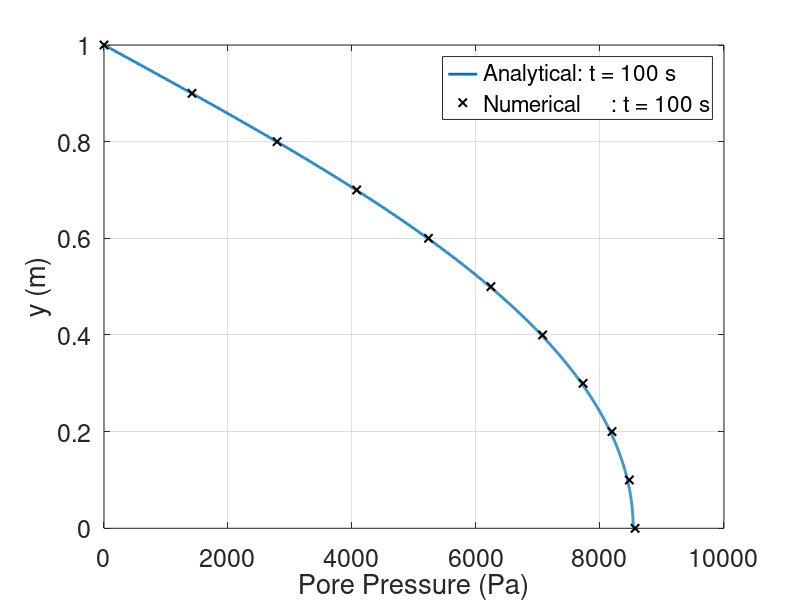

This figure's MATLAB source:
%% ****************** TERZAGHI 1D CONSOLIDATION PROBLEM *******************

% Author: Danilo Cavalcanti
% July 2023

% References:
% Nguyen, Vinh Phu, Haojie Lian, Timon Rabczuk, and Stéphane Bordas.
% "Modelling Hydraulic Fractures in Porous Media Using Flow Cohesive
% Interface Elements.” Engineering Geology, Special Issue: Characterisation
% of Fractures in Rock: from Theory to Practice (ROCKFRAC), 
% 225 (July 20, 2017): 68–82. https://doi.org/10.1016/j.enggeo.2017.04.010.
%
% Segura, J. M., and I. Carol. 
% “Coupled HM Analysis Using Zero-Thickness Interface Elements with 
% Double Nodes—Part II: Verification and Application.” International 
% Journal for Numerical and Analytical Methods in Geomechanics 32, 
% no. 18 (2008): 2103–23. https://doi.org/10.1002/nag.730.
%% ========================================================================

clear, clc,% close all

%% = Solution from Kratos Poromechanics ===================================

% Pore-pressure profile for t = 43s
p43 = [0; 2158.9905; 4165.3042; 5897.2466; 7285.0317; 8315.9697; 9024.5928;
        9473.5127; 9732.501; 9861.5225; 9899.9883];

% Pore-pressure profile for t = 100s
p100 = [0; 1419.2424; 2792.1113; 4075.8826; 5234.4844; 6240.3516; 
        7074.8774; 7727.5127; 8193.8379; 8473.1396; 8566.0986 ];

% Pore-pressure profile for t = 262s
p262 = [0; 729.05255; 1440.1156; 2115.6511; 2739.01; 3294.8467; 3769.4941; 
        4151.2988; 4430.8975; 4601.4414; 4658.7573];

p3025 = [0
622.80933
1230.2755
1807.4351
2340.0732
2815.0754
3220.7495
3547.113
3786.1375
3931.9441
3980.948
];

% Pore-pressure profile for t = 500s
p500 = [0; 291.41986; 575.66394; 845.73334; 1094.9779; 1317.2605; 
        1507.1077; 1659.8448; 1771.7112; 1839.9521; 1862.8873 ];

%% = Physical parameters ==================================================

% Solid parameters
E     = 1.0e6;              % Young's modulus (in Pa)
nu    = 0.3;                % Poisson's ratio (-)
n     = 0.3;                % Porosity (-)
k     = 1.15741e-12;        % Intrinsic permeability (in m^2)
Ks    = 1.0e25;             % Solid bulk modulus (in Pa)

% Fluid parameters
muf   = 1e-3;               % Fluid dynamic viscosity (Pa*s)

% Porous medium parameters
alpha = 1.0;                % Biot's coefficient
Sm    = 0.0;                % Storage coefficient
K     = E/3/(1-2*nu);       % Bulk modulus (Pa)
G     = E/2/(1+nu);         % Shear modulus (Pa)
mv    = 1 / ((4/3)*G + K);  % Confined compressibility (1/Pa)

% Consolidation coefficient
Cv    = k / (muf * (Sm + alpha*alpha * mv));    

%% = Problem parameters ===================================================

% Initial excess pore pressure (Pa)
p0    = 1.0e4;             

% Total thickness of the soil layer (m)
H     = 1;            

% Consolidation time (in seconds)        
% t     = [43, 100, 262, 302.5, 500];
t     = 100.0;


% Number of terms in the expansion
np    = 1000;

% Define depth intervals
dz    = 0.001;             % Depth increment (in meters)
z     = 0:dz:H;            % Depths within the soil layer
Z     = z/H;               % Normalized depth

%% = Terzaghi solution =================================================

% Initialize the figure for plotting
figure;
hold on

% Calculate the pore pressure profile
for i = 1:length(t)

    % Initialize the pressure vector
    p = zeros(size(z));

    % Calculate the time factor
    T = Cv * t(i) / (H^2);

    % Terzaghi's solution
    for j = 1:np
        M = pi/2*(2*j-1);
        p = p + 4/pi * ((-1)^(j-1)/(2*j-1)) * cos(M*Z) * exp(-M*M*T);
    end

    % Plot the pressure vector
    plot(p*p0, z/H, 'LineWidth', 2, ...
        'DisplayName', ['Analytical: t = ',num2str(t(i)), ' s']);

    % Print pressure at the bottom
    disp(['Pressure at the bottom edge: ', num2str(p0*p(1)) , ' Pa'])

end

% Plot the pore-pressure profile obtained with Kratos Poromechanics
dz    = 0.1;               % Depth increment (in meters)
z     = 0:dz:H;            % Depths within the soil layer
Z     = z/H;               % Normalized depth

% plot(p43/p0 ,1-z/H,'ok', 'LineWidth', 1.5, 'DisplayName', 'Kratos     : t =  43 s');
plot(p100,1-z/H,'xk', 'LineWidth', 1.5, 'DisplayName', 'Numerical     : t = 100 s');
% plot(p3025/p0,1-z/H,'sk', 'LineWidth', 1.5, 'DisplayName', 'Kratos    : t = 302.5 s');
% plot(p262/p0,1-z/H,'sk', 'LineWidth', 1.5, 'DisplayName', 'Kratos     : t = 262 s');
% plot(p500/p0,1-z/H,'dk', 'LineWidth', 1.5, 'DisplayName', 'Kratos     : t = 500 s');

% Figure formatting
xlabel('Pore Pressure (Pa)');
ylabel('y (m)');
set(gca,'FontSize',18)
grid on,box on; legend('Location','best');

%% = Error calculation =================================================

err = zeros(5,1);

Pnum = [p43 , p100 , p262, p3025, p500] / p0;
Panl = zeros(length(Z),length(t));

z     = H:-dz:0;            % Depths within the soil layer
Z     = z/H;               % Normalized depth

% Calculate the pore pressure profile
for i = 1:length(t)

    % Initialize the pressure vector
    p = zeros(size(z));

    % Calculate the time factor
    T = Cv * t(i) / (H^2);

    % Terzaghi's solution
    for j = 1:np
        M = pi/2*(2*j-1);
        p = p + 4/pi * ((-1)^(j-1)/(2*j-1)) * cos(M*Z) * exp(-M*M*T);
    end

    % Save solution for the current time
    Panl(:,i) = p;

end

err = vecnorm(Pnum - Panl,1);

disp('Error of each time:')
disp(err)
